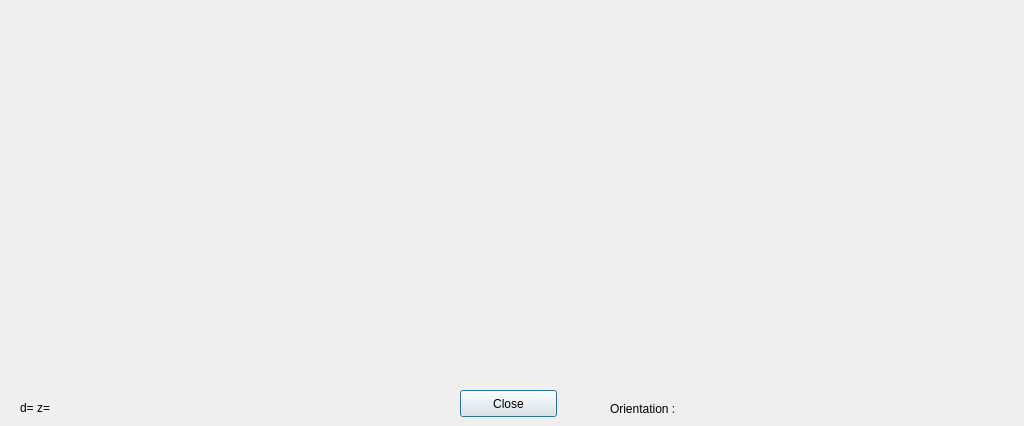
<?xml version="1.0" encoding="UTF-8"?>
<ui version="4.0">
 <class>ProfileDepthDialog</class>
 <widget class="QDialog" name="ProfileDepthDialog">
  <property name="geometry">
   <rect>
    <x>0</x>
    <y>0</y>
    <width>1024</width>
    <height>426</height>
   </rect>
  </property>
  <property name="windowTitle">
   <string>Profile Depth</string>
  </property>
  <widget class="PaintWidget" name="drawing_widget" native="true">
   <property name="geometry">
    <rect>
     <x>0</x>
     <y>1</y>
     <width>1031</width>
     <height>381</height>
    </rect>
   </property>
  </widget>
  <widget class="QPushButton" name="close_btn">
   <property name="geometry">
    <rect>
     <x>460</x>
     <y>390</y>
     <width>97</width>
     <height>27</height>
    </rect>
   </property>
   <property name="text">
    <string>Close</string>
   </property>
  </widget>
  <widget class="QLabel" name="coords_label">
   <property name="geometry">
    <rect>
     <x>20</x>
     <y>398</y>
     <width>371</width>
     <height>20</height>
    </rect>
   </property>
   <property name="text">
    <string>d= z=</string>
   </property>
  </widget>
  <widget class="QLabel" name="orientation_label">
   <property name="geometry">
    <rect>
     <x>610</x>
     <y>400</y>
     <width>371</width>
     <height>17</height>
    </rect>
   </property>
   <property name="text">
    <string>Orientation : </string>
   </property>
  </widget>
 </widget>
 <customwidgets>
  <customwidget>
   <class>PaintWidget</class>
   <extends>QWidget</extends>
   <header location="global">paint_widget.h</header>
   <container>1</container>
  </customwidget>
 </customwidgets>
 <resources/>
 <connections/>
</ui>
